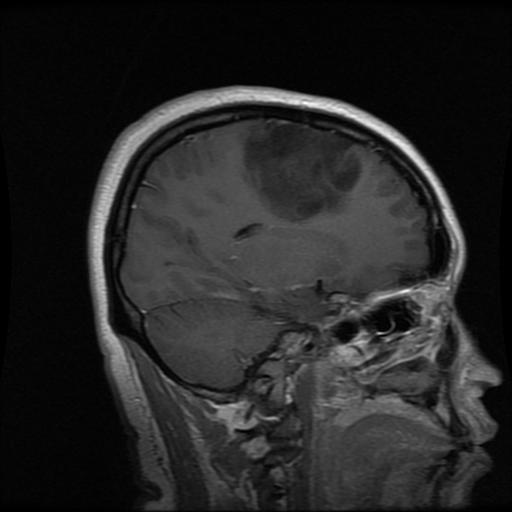
#> input picture samples/images/brain_glioma.jpg, 512 x 512 px
$ python -i preprocess.py   (imports and definitions only)
#> lines starting #> are read from the running program, lines starting #| are printed output that depends on the picture; after the words box and inside, x2 and y2 are one past the last pixel; in counts of white or black regions, pixels touching at a corner belong together
#> further down, picture is the input picture: shape (512, 512); min 0, max 253, mean 37.9
"""Intensity normalization, resizing and foreground (body/head) masks."""

from __future__ import annotations

import numpy as np
from scipy import ndimage
from skimage.filters import threshold_otsu


def normalize(arr: np.ndarray, low: float = 0.5, high: float = 99.5) -> np.ndarray:
    """Robustly rescale intensities to [0, 1] using percentiles of non-zero voxels."""
    arr = arr.astype(np.float32)
    values = arr[arr > arr.min()]
    if values.size < 16:
        values = arr.ravel()
    lo, hi = np.percentile(values, [low, high])
    if hi - lo < 1e-6:  # e.g. a flat region on a zero background
        lo, hi = float(arr.min()), float(arr.max())
    if hi - lo < 1e-6:
        return np.zeros_like(arr)
    return np.clip((arr - lo) / (hi - lo), 0.0, 1.0)


def resize2d(img: np.ndarray, size: tuple[int, int], order: int = 1) -> np.ndarray:
    """Resize a 2D (or channel-first 3D) array to ``size`` (H, W)."""
    if img.shape[-2:] == tuple(size):
        return img
    factors = [1.0] * (img.ndim - 2) + [size[0] / img.shape[-2], size[1] / img.shape[-1]]
    out = ndimage.zoom(img, factors, order=order)
    return out[..., : size[0], : size[1]]


def foreground_mask(img: np.ndarray) -> np.ndarray:
    """Mask of the imaged body part (head, breast, chest) in a normalized 2D slice."""
    if img.max() - img.min() < 1e-6:
        return np.zeros(img.shape, dtype=bool)
    smooth = ndimage.gaussian_filter(img, 1.0)
    try:
        thr = threshold_otsu(smooth)
#> thr = 42
    except ValueError:
        return np.zeros(img.shape, dtype=bool)
    mask = smooth > thr * 0.5
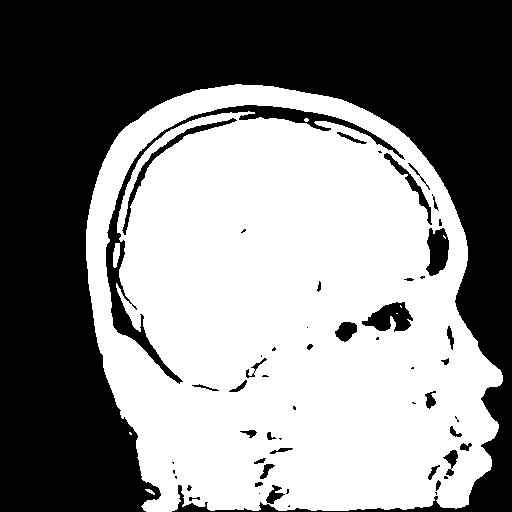
#> mask: shape (512, 512) bool; 51.6% white; 55 black regions (23 under 20 px), largest, box (x1, y1, x2, y2) and area: (0, 0, 512, 512) 117640, (106, 105, 405, 384) 4277, (362, 302, 413, 332) 893
    mask = ndimage.binary_closing(mask, iterations=3)
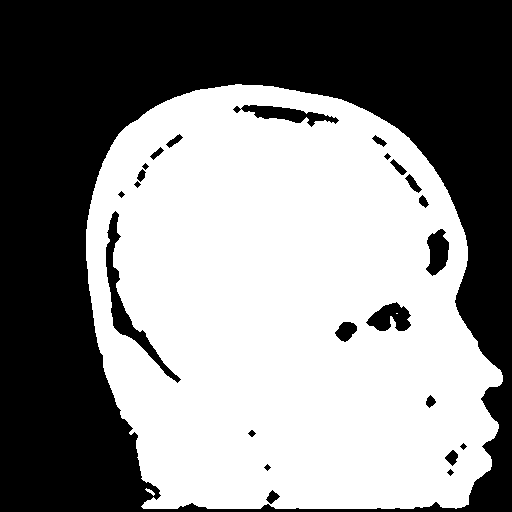
#> mask: shape (512, 512) bool; 52.9% white; 24 black regions, largest, box (x1, y1, x2, y2) and area: (0, 0, 512, 512) 117736, (106, 211, 181, 383) 1801, (233, 105, 339, 127) 949
    mask = ndimage.binary_fill_holes(mask)
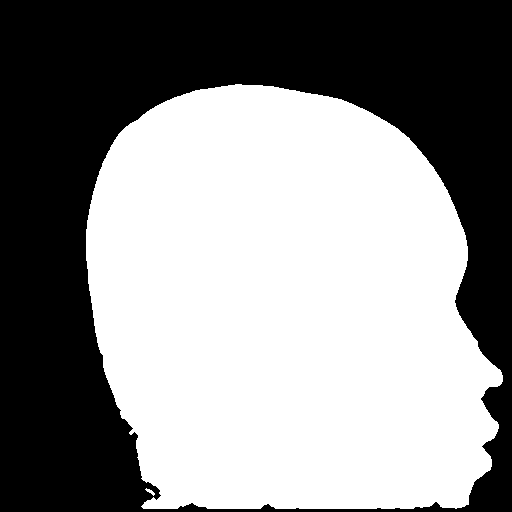
#> mask: shape (512, 512) bool; 55.1% white; 1 black region, box (x1, y1, x2, y2) and area: (0, 0, 512, 512) 117736
    labels, n = ndimage.label(mask)
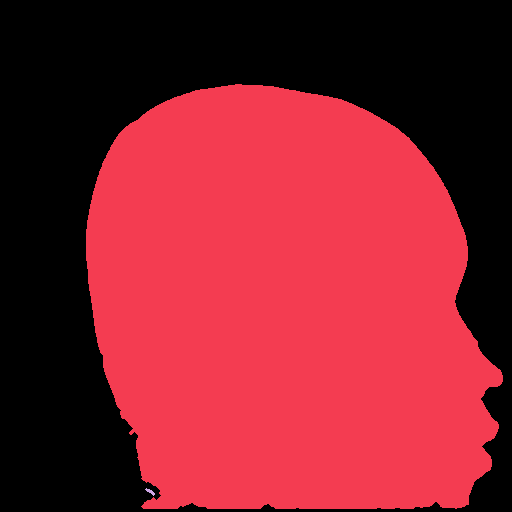
#> labels: shape (512, 512) int32; 3 distinct labels, from 0 to 2; one colour per label, 0 black
#> n = 2
    if n == 0:
        return mask
    sizes = ndimage.sum(mask, labels, range(1, n + 1))
#> sizes = [144377, 31]
    return labels == (int(np.argmax(sizes)) + 1)
#> returned value: shape (512, 512) bool; 55.1% white; 1 black region, box (x1, y1, x2, y2) and area: (0, 0, 512, 512) 117767


def estimate_brain_spacing(volume: np.ndarray) -> float | None:
    """Estimate in-plane mm/pixel for a brain image of unknown scale.

    Uses the widest head cross-section and an average adult head width of
    ~145 mm. Only used for plain images, and always flagged as an estimate.
    """
    norm = normalize(volume)
    widths = []
    for sl in norm:
        mask = foreground_mask(sl)
        if mask.sum() < 0.05 * mask.size:
            continue
        cols = np.where(mask.any(axis=0))[0]
        widths.append(cols[-1] - cols[0] + 1)
    if not widths:
        return None
    return 145.0 / float(max(widths))

>>> import cv2
>>> picture = cv2.imread('../../samples/images/brain_glioma.jpg', cv2.IMREAD_GRAYSCALE)
>>> result = foreground_mask(picture)

$ run again, on samples/images/brain_meningioma.jpg
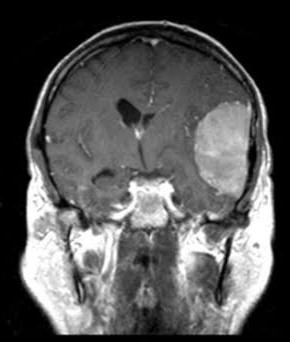
#> input picture samples/images/brain_meningioma.jpg, 290 x 342 px
#> picture is the input picture: shape (342, 290); min 0, max 255, mean 85.8
#> thr = 97
#> in foreground_mask, `mask = smooth > thr * 0.5`:
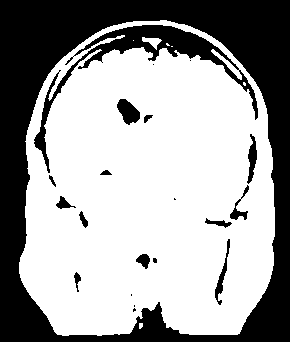
#> mask: shape (342, 290) bool; 63.3% white; 21 black regions (7 under 20 px), largest, box (x1, y1, x2, y2) and area: (0, 0, 290, 342) 30764, (34, 25, 258, 173) 3972, (117, 99, 140, 125) 374
#> in foreground_mask, `mask = ndimage.binary_fill_holes(mask)`:
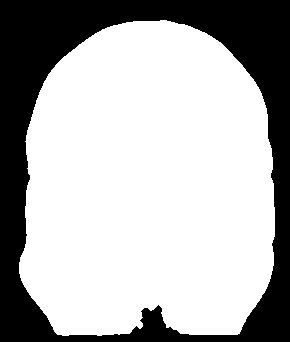
#> mask: shape (342, 290) bool; 69% white; 1 black region, box (x1, y1, x2, y2) and area: (0, 0, 290, 342) 30702
#> n = 1
#> sizes = [68478]

$ run again, on samples/images/brain_pituitary.jpg
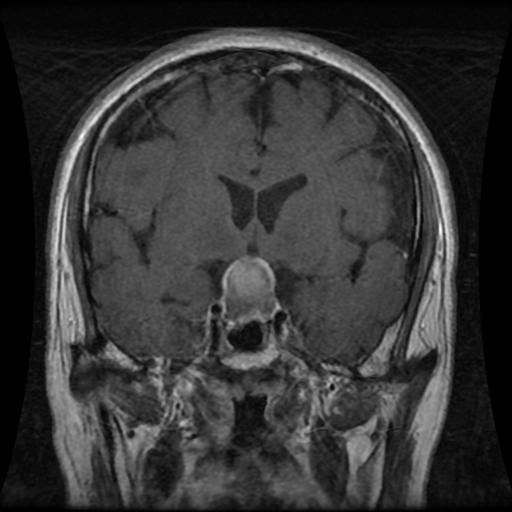
#> input picture samples/images/brain_pituitary.jpg, 512 x 512 px
#> picture is the input picture: shape (512, 512); min 0, max 255, mean 52.9
#> thr = 52
#> in foreground_mask, `labels, n = ndimage.label(mask)`:
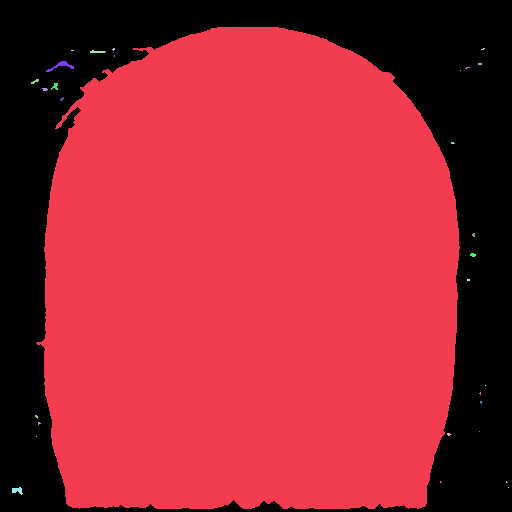
#> labels: shape (512, 512) int32; 31 distinct labels, from 0 to 30; one colour per label, 0 black
#> n = 30
#> sizes = 30 values, max 177755 at index 0, min 1 at index 9, mean 5937.2
#> in foreground_mask, `return labels == (int(np.argmax(sizes)) + 1)`:
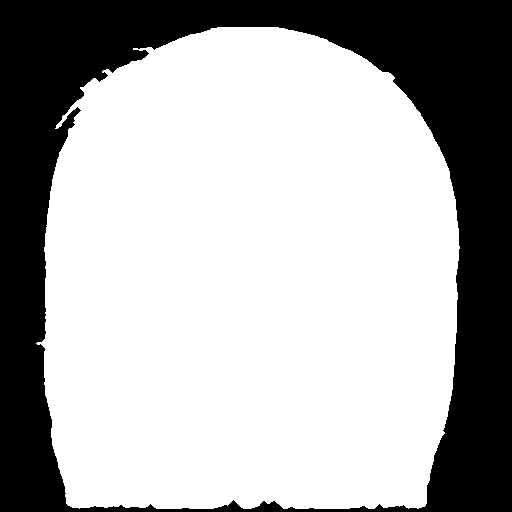
#> returned value: shape (512, 512) bool; 67.8% white; 1 black region, box (x1, y1, x2, y2) and area: (0, 0, 512, 512) 84389
